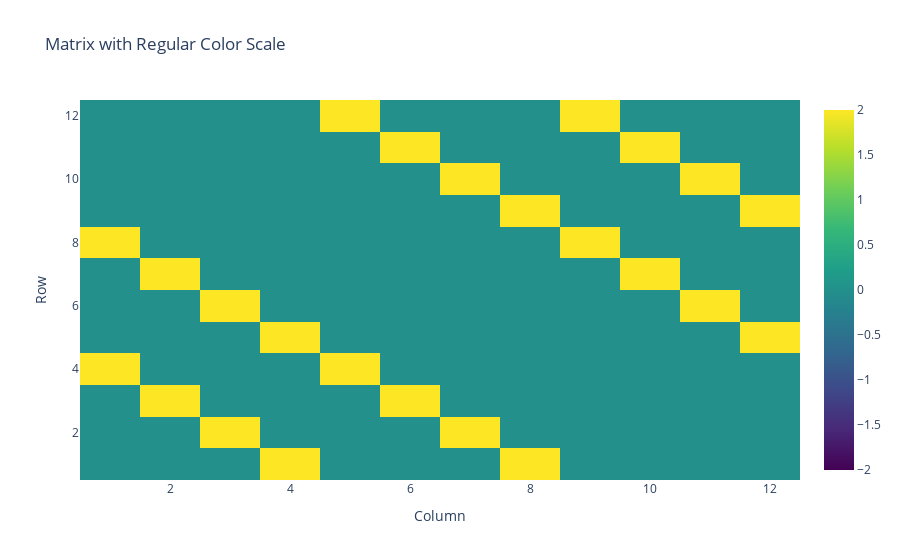

Notebook source saved alongside this figure:
### Markdown cell above
## Function to generate matrix __G__ containing the dispersal of the local communities

### Code cell
import numpy as np

def get_mij(L, S, m):
    """
    Assemble metacommunity immigration matrix (off diagonal) 
    """
    m_ij = np.zeros((S * L, S * L))
    
    row_taxa = np.tile(np.arange(S), (L * S, 1))
    col_taxa = row_taxa.T
    
    x = np.repeat(np.arange(L), S)
    row_subcom = np.tile(x, (L * S, 1))
    col_subcom = row_subcom.T
    
    for i in range(S * L):
        for j in range(S * L):
            is_different_subcom = row_subcom[i, j] != col_subcom[i, j]
            is_same_taxa = row_taxa[i % S, j % S] == col_taxa[i % S, j % S]
            is_disperal = is_different_subcom and is_same_taxa
            
            if is_disperal:
                m_ij[i, j] = m / (L - 1)
    
    return m_ij

# Example usage
L=3
m=4
S=4
m_ij=get_mij(L,S,m)
plot_matrix(m_ij)

### Figure 1 — Plotly figure (JSON) as saved in the notebook; plotly's stock layout.template omitted (floating-point values rounded to 4 significant figures; data arrays with more than 128 entries replaced by an {"elided": "..."} marker saying what was removed)
{"data": [{"colorscale": [[0, "#440154"], [0.1111, "#482878"], [0.2222, "#3e4989"], [0.3333, "#31688e"], [0.4444, "#26828e"], [0.5556, "#1f9e89"], [0.6667, "#35b779"], [0.7778, "#6ece58"], [0.8889, "#b5de2b"], [1, "#fde725"]], "type": "heatmap", "x": [1, 2, 3, 4, 5, 6, 7, 8, 9, 10, 11, 12], "y": [12, 11, 10, 9, 8, 7, 6, 5, 4, 3, 2, 1], "z": {"elided": "12x12 int values"}, "zmid": 0}], "layout": {"title": {"text": "Matrix with Regular Color Scale"}, "xaxis": {"title": {"text": "Column"}}, "yaxis": {"title": {"text": "Row"}}}}
